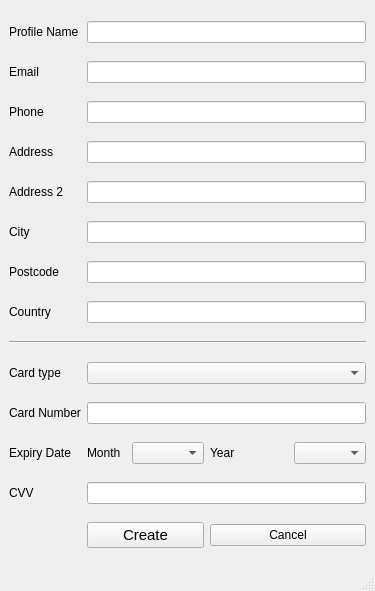
<?xml version="1.0" encoding="UTF-8"?>
<ui version="4.0">
 <class>CreateProfile</class>
 <widget class="QMainWindow" name="CreateProfile">
  <property name="geometry">
   <rect>
    <x>0</x>
    <y>0</y>
    <width>375</width>
    <height>591</height>
   </rect>
  </property>
  <property name="windowTitle">
   <string>Edit Profile</string>
  </property>
  <widget class="QWidget" name="centralwidget">
   <layout class="QGridLayout" name="gridLayout">
    <item row="4" column="0">
     <widget class="QLabel" name="label_6">
      <property name="text">
       <string>Address 2</string>
      </property>
      <property name="margin">
       <number>5</number>
      </property>
     </widget>
    </item>
    <item row="8" column="0" colspan="6">
     <widget class="Line" name="line">
      <property name="orientation">
       <enum>Qt::Horizontal</enum>
      </property>
     </widget>
    </item>
    <item row="5" column="1" colspan="5">
     <widget class="QLineEdit" name="txtCity"/>
    </item>
    <item row="0" column="0">
     <widget class="QLabel" name="label">
      <property name="text">
       <string>Profile Name</string>
      </property>
      <property name="margin">
       <number>5</number>
      </property>
     </widget>
    </item>
    <item row="11" column="5">
     <widget class="QComboBox" name="cbExpiryYear"/>
    </item>
    <item row="11" column="2">
     <widget class="QComboBox" name="cbExpiryMonth"/>
    </item>
    <item row="6" column="0">
     <widget class="QLabel" name="label_7">
      <property name="text">
       <string>Postcode</string>
      </property>
      <property name="margin">
       <number>5</number>
      </property>
     </widget>
    </item>
    <item row="6" column="1" colspan="5">
     <widget class="QLineEdit" name="txtPostcode"/>
    </item>
    <item row="0" column="1" colspan="5">
     <widget class="QLineEdit" name="txtProfileName"/>
    </item>
    <item row="3" column="0">
     <widget class="QLabel" name="label_3">
      <property name="text">
       <string>Address</string>
      </property>
      <property name="margin">
       <number>5</number>
      </property>
     </widget>
    </item>
    <item row="7" column="0">
     <widget class="QLabel" name="label_8">
      <property name="text">
       <string>Country</string>
      </property>
      <property name="margin">
       <number>5</number>
      </property>
     </widget>
    </item>
    <item row="3" column="1" colspan="5">
     <widget class="QLineEdit" name="txtAddress"/>
    </item>
    <item row="1" column="1" colspan="5">
     <widget class="QLineEdit" name="txtEmail"/>
    </item>
    <item row="2" column="1" colspan="5">
     <widget class="QLineEdit" name="txtPhone"/>
    </item>
    <item row="11" column="3" colspan="2">
     <widget class="QLabel" name="label_13">
      <property name="text">
       <string>Year</string>
      </property>
     </widget>
    </item>
    <item row="11" column="0">
     <widget class="QLabel" name="label_12">
      <property name="text">
       <string>Expiry Date</string>
      </property>
      <property name="margin">
       <number>5</number>
      </property>
     </widget>
    </item>
    <item row="11" column="1">
     <widget class="QLabel" name="label_14">
      <property name="text">
       <string>Month</string>
      </property>
     </widget>
    </item>
    <item row="12" column="0">
     <widget class="QLabel" name="label_11">
      <property name="text">
       <string>CVV</string>
      </property>
      <property name="margin">
       <number>5</number>
      </property>
     </widget>
    </item>
    <item row="5" column="0">
     <widget class="QLabel" name="label_5">
      <property name="text">
       <string>City</string>
      </property>
      <property name="margin">
       <number>5</number>
      </property>
     </widget>
    </item>
    <item row="9" column="0">
     <widget class="QLabel" name="label_9">
      <property name="text">
       <string>Card type</string>
      </property>
      <property name="margin">
       <number>5</number>
      </property>
     </widget>
    </item>
    <item row="2" column="0">
     <widget class="QLabel" name="label_4">
      <property name="text">
       <string>Phone</string>
      </property>
      <property name="margin">
       <number>5</number>
      </property>
     </widget>
    </item>
    <item row="4" column="1" colspan="5">
     <widget class="QLineEdit" name="txtAddress2"/>
    </item>
    <item row="1" column="0">
     <widget class="QLabel" name="label_2">
      <property name="text">
       <string>Email</string>
      </property>
      <property name="margin">
       <number>5</number>
      </property>
     </widget>
    </item>
    <item row="7" column="1" colspan="5">
     <widget class="QLineEdit" name="txtCountry"/>
    </item>
    <item row="10" column="0">
     <widget class="QLabel" name="label_10">
      <property name="text">
       <string>Card Number</string>
      </property>
      <property name="margin">
       <number>5</number>
      </property>
     </widget>
    </item>
    <item row="12" column="1" colspan="5">
     <widget class="QLineEdit" name="txtCvv"/>
    </item>
    <item row="10" column="1" colspan="5">
     <widget class="QLineEdit" name="txtCardNumber"/>
    </item>
    <item row="9" column="1" colspan="5">
     <widget class="QComboBox" name="cbCardType"/>
    </item>
    <item row="13" column="1" colspan="2">
     <widget class="QPushButton" name="btnCreate">
      <property name="font">
       <font>
        <pointsize>11</pointsize>
       </font>
      </property>
      <property name="text">
       <string>Create</string>
      </property>
     </widget>
    </item>
    <item row="13" column="3" colspan="3">
     <widget class="QPushButton" name="btnCancel">
      <property name="text">
       <string>Cancel</string>
      </property>
     </widget>
    </item>
   </layout>
  </widget>
  <widget class="QStatusBar" name="statusbar"/>
 </widget>
 <resources/>
 <connections/>
</ui>
